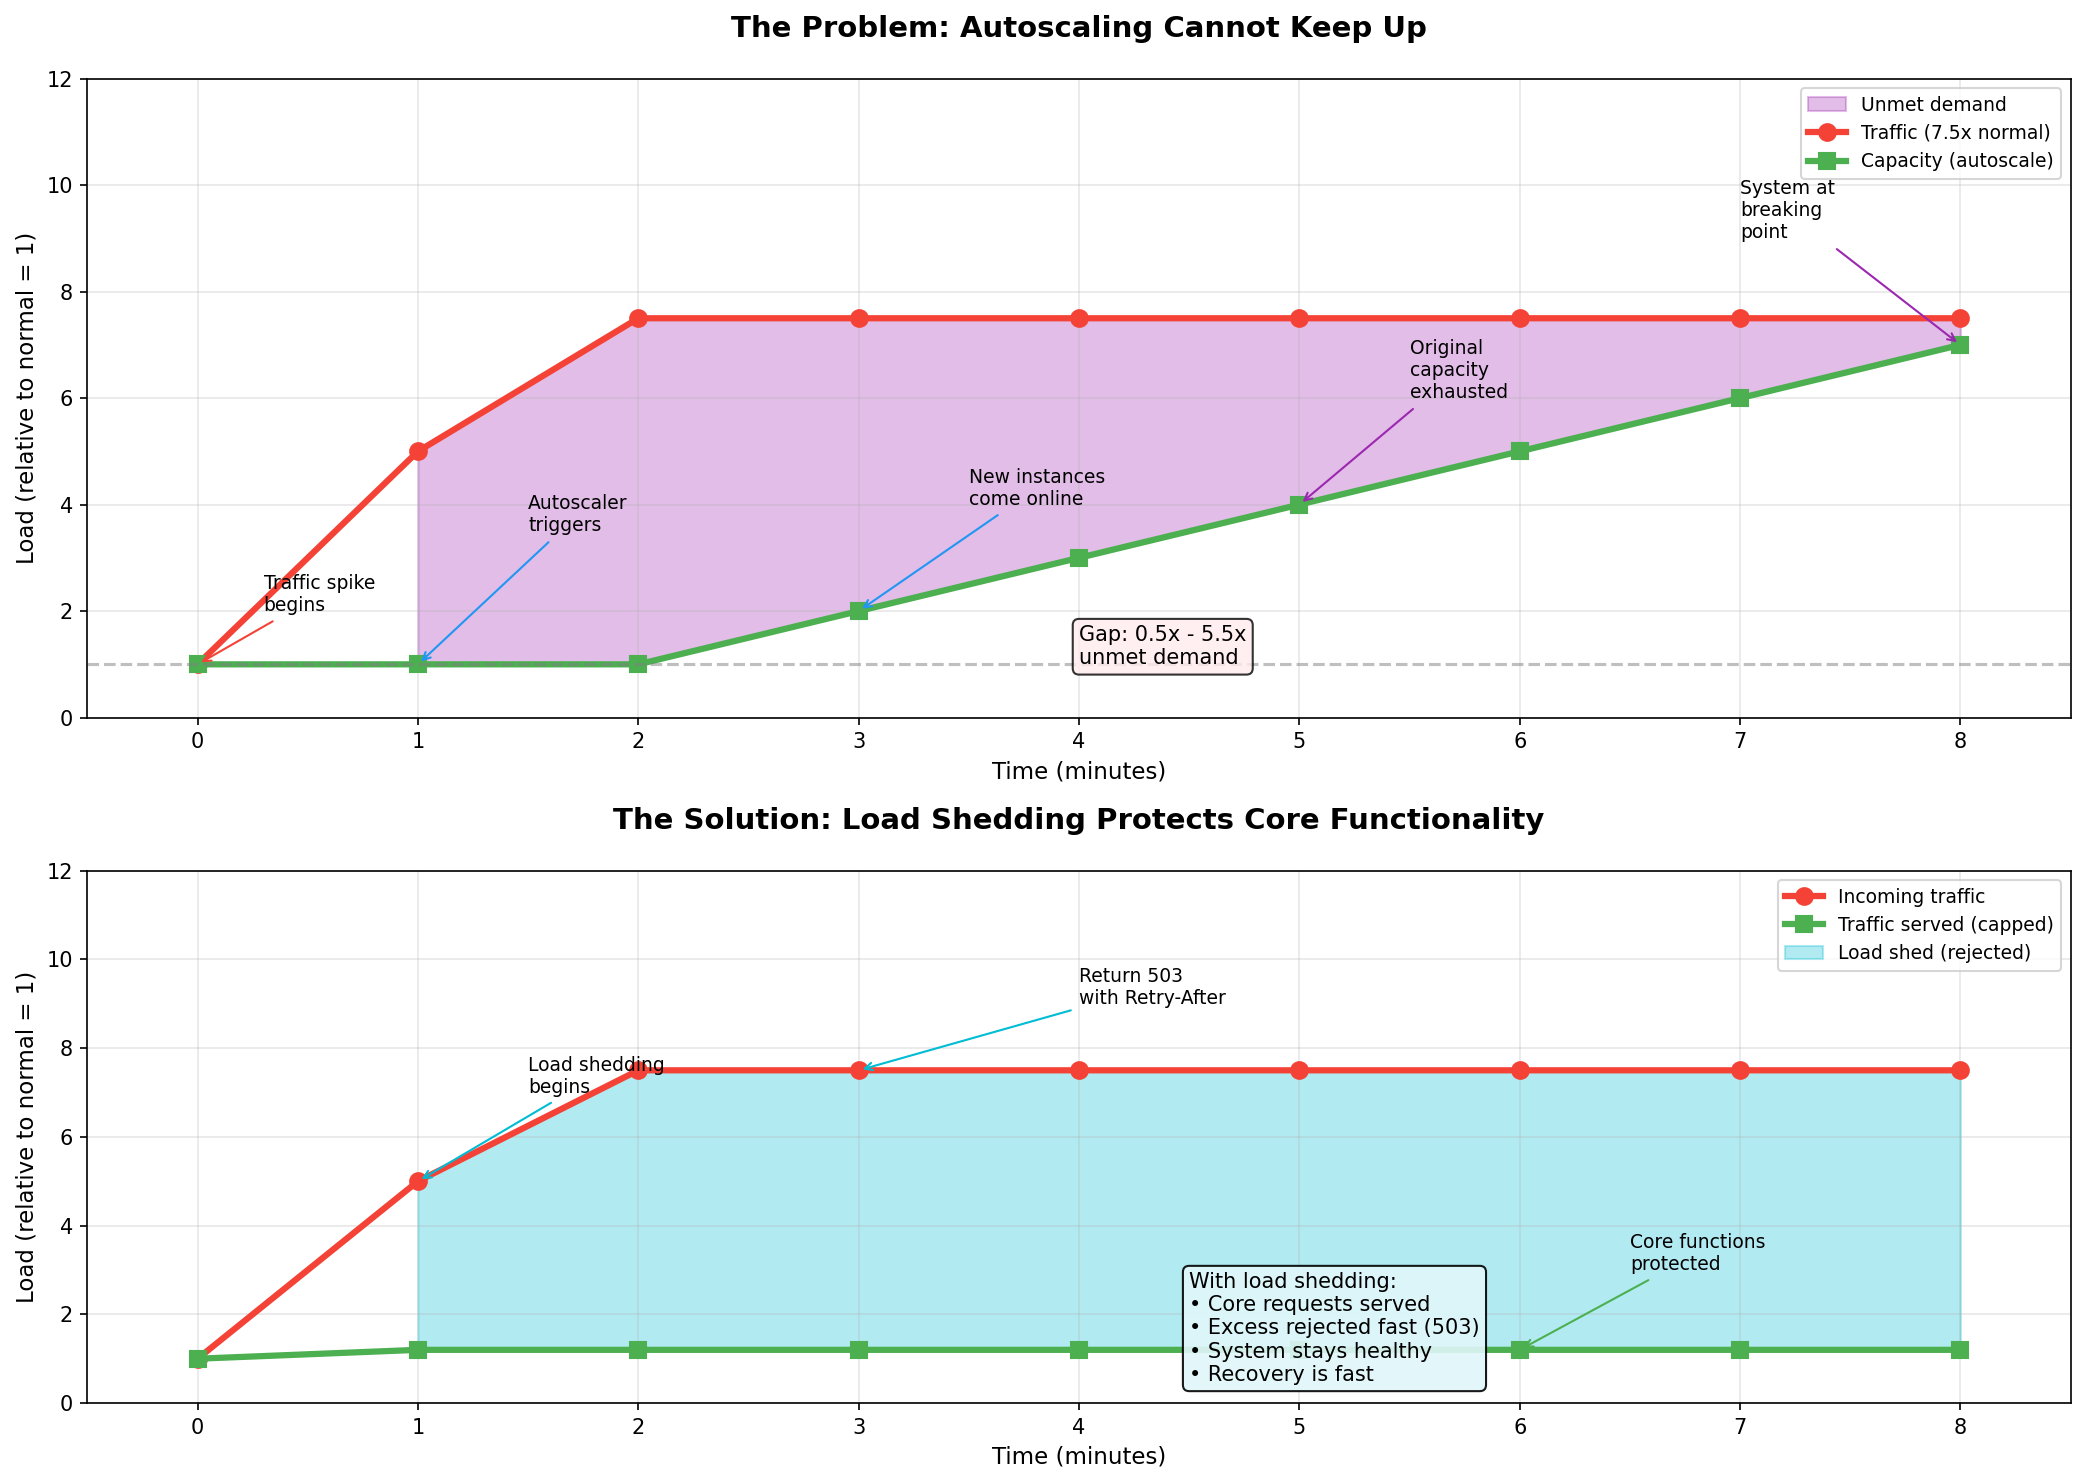

Generate this figure with Python:
#!/usr/bin/env python3
"""
Visualization: Eight-Minute Hour Timeline
==========================================
This script generates a timeline showing what happens during an 8-minute spike,
comparing reactive autoscaling vs. ideal protection mechanisms.

Book: Release It! - Chapter 10
Author: Michael Nygard

Run: python eight_minute_timeline.py
Output: eight_minute_timeline.png
"""

import matplotlib.pyplot as plt
import matplotlib.patches as mpatches
import numpy as np

# Set up the figure
fig, (ax1, ax2) = plt.subplots(2, 1, figsize=(14, 10), height_ratios=[1.2, 1])

# Colors
colors = {
    'traffic': '#F44336',
    'capacity': '#4CAF50',
    'queue': '#FF9800',
    'autoscale': '#2196F3',
    'protection': '#00BCD4',
    'fail': '#9C27B0'
}

time_points = np.array([0, 1, 2, 3, 4, 5, 6, 7, 8])

# === TOP CHART: Traffic vs Capacity ===
ax1.set_xlim(-0.5, 8.5)
ax1.set_ylim(0, 12)

# Traffic curve (ramp up quickly in first 2 minutes, stay high)
traffic = [1, 5, 7.5, 7.5, 7.5, 7.5, 7.5, 7.5, 7.5]  # 7.5x normal

# Base capacity (constant until autoscale kicks in)
capacity = [1, 1, 1, 2, 3, 4, 5, 6, 7]  # Reacts at minute 3

# Fill area where traffic > capacity (the gap)
ax1.fill_between(time_points, traffic, capacity, where=[t > c for t, c in zip(traffic, capacity)],
                  alpha=0.3, color=colors['fail'], label='Unmet demand')

# Plot traffic line
ax1.plot(time_points, traffic, color=colors['traffic'], linewidth=3, marker='o', markersize=8, label='Traffic (7.5x normal)')

# Plot capacity line
ax1.plot(time_points, capacity, color=colors['capacity'], linewidth=3, marker='s', markersize=8, label='Capacity (autoscale)')

# Add annotations for key events
ax1.annotate('Traffic spike\nbegins', xy=(0, 1), xytext=(0.3, 2),
            fontsize=9, arrowprops=dict(arrowstyle='->', color=colors['traffic']))

ax1.annotate('Autoscaler\ntriggers', xy=(1, 1), xytext=(1.5, 3.5),
            fontsize=9, arrowprops=dict(arrowstyle='->', color=colors['autoscale']))

ax1.annotate('New instances\ncome online', xy=(3, 2), xytext=(3.5, 4),
            fontsize=9, arrowprops=dict(arrowstyle='->', color=colors['autoscale']))

ax1.annotate('Original\ncapacity\nexhausted', xy=(5, 4), xytext=(5.5, 6),
            fontsize=9, arrowprops=dict(arrowstyle='->', color=colors['fail']))

ax1.annotate('System at\nbreaking\npoint', xy=(8, 7), xytext=(7, 9),
            fontsize=9, arrowprops=dict(arrowstyle='->', color=colors['fail']))

ax1.set_xlabel('Time (minutes)', fontsize=11)
ax1.set_ylabel('Load (relative to normal = 1)', fontsize=11)
ax1.set_title('The Problem: Autoscaling Cannot Keep Up', fontsize=14, fontweight='bold', pad=20)
ax1.legend(loc='upper right', fontsize=9)
ax1.set_xticks(time_points)
ax1.grid(True, alpha=0.3)
ax1.axhline(y=1, color='gray', linestyle='--', alpha=0.5, label='Normal capacity')

# Add text box explaining the gap
gap_text = "Gap: 0.5x - 5.5x\nunmet demand"
ax1.text(4, 1, gap_text, fontsize=10, bbox=dict(boxstyle='round', facecolor='#FFEBEE', alpha=0.8))

# === BOTTOM CHART: What Should Happen (Load Shedding) ===
ax2.set_xlim(-0.5, 8.5)
ax2.set_ylim(0, 12)

# With load shedding: capacity stays constant, but we shed excess
traffic_protected = [1, 5, 7.5, 7.5, 7.5, 7.5, 7.5, 7.5, 7.5]
capacity_protected = [1, 1.2, 1.2, 1.2, 1.2, 1.2, 1.2, 1.2, 1.2]  # Pre-warmed + small buffer
served = [1, 1.2, 1.2, 1.2, 1.2, 1.2, 1.2, 1.2, 1.2]  # Capped at capacity
shed = [0, 3.8, 6.3, 6.3, 6.3, 6.3, 6.3, 6.3, 6.3]  # Traffic - served

# Plot total traffic
ax2.plot(time_points, traffic_protected, color=colors['traffic'], linewidth=3,
         marker='o', markersize=8, label='Incoming traffic')

# Plot served traffic (capped)
ax2.plot(time_points, served, color=colors['capacity'], linewidth=3,
         marker='s', markersize=8, label='Traffic served (capped)')

# Fill shed traffic
ax2.fill_between(time_points, traffic_protected, served, where=[t > s for t, s in zip(traffic_protected, served)],
                  alpha=0.3, color=colors['protection'], label='Load shed (rejected)')

# Annotations
ax2.annotate('Load shedding\nbegins', xy=(1, 5), xytext=(1.5, 7),
            fontsize=9, arrowprops=dict(arrowstyle='->', color=colors['protection']))

ax2.annotate('Return 503\nwith Retry-After', xy=(3, 7.5), xytext=(4, 9),
            fontsize=9, arrowprops=dict(arrowstyle='->', color=colors['protection']))

ax2.annotate('Core functions\nprotected', xy=(6, 1.2), xytext=(6.5, 3),
            fontsize=9, arrowprops=dict(arrowstyle='->', color=colors['capacity']))

ax2.set_xlabel('Time (minutes)', fontsize=11)
ax2.set_ylabel('Load (relative to normal = 1)', fontsize=11)
ax2.set_title('The Solution: Load Shedding Protects Core Functionality', fontsize=14, fontweight='bold', pad=20)
ax2.legend(loc='upper right', fontsize=9)
ax2.set_xticks(time_points)
ax2.grid(True, alpha=0.3)

# Add explanation box
explanation_text = "With load shedding:\n• Core requests served\n• Excess rejected fast (503)\n• System stays healthy\n• Recovery is fast"
ax2.text(4.5, 0.5, explanation_text, fontsize=10,
        bbox=dict(boxstyle='round', facecolor='#E0F7FA', alpha=0.9))

plt.tight_layout()
plt.savefig('eight_minute_timeline.png', dpi=150, bbox_inches='tight',
            facecolor='white', edgecolor='none')
plt.show()

print("Timeline visualization saved to eight_minute_timeline.png")
